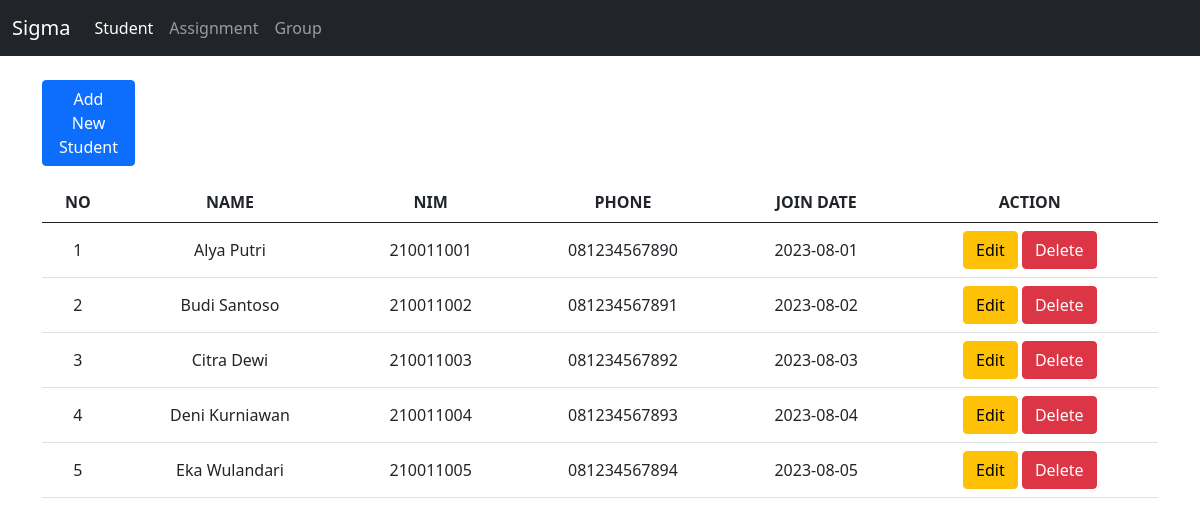
The page / on the database its author committed.
### tables this page shows
CREATE TABLE `students` (
  `ID` int(11) NOT NULL,
  `name` varchar(255) NOT NULL,
  `NIM` varchar(255) NOT NULL,
  `phone` varchar(255) NOT NULL,
  `join_date` date NOT NULL
);

### controllers/Student.controller.php (called while the page is built, shortened)
<?php
include_once "models/Student.class.php";
include_once "views/Student.view.php";
class StudentController {
    private $student;
    function __construct() { $this->student = new Student(Config::$servername, Config::$username, Config::$password, Config::$db_name); }
    public function index() {
        $this->student->connect();
        $this->student->read ();
        $data = array('student' => array());
        while ($row = $this->student->fetch()) array_push($data['student'], $row);
        $view = new StudentView ();
        $view->render ($data);
    }
}

### views/Student.view.php (the view, shortened to what this page needs)
<?php
class StudentView {
    public function render ($data) {
        $num = 1;
        $header = "
          <th class='text-center align-center'>NO</th>
          <th class='text-center align-center'>NAME</th>
          <th class='text-center align-center'>NIM</th>
          <th class='text-center align-center'>PHONE</th>
          <th class='text-center align-center'>JOIN DATE</th>
        ";
        $dataStudent = null;
        foreach ($data['student'] as $val) {
            list($id, $name, $nim, $phone, $join_date) = $val;
            $dataStudent .= "
              <tr class='text-center align-middle'>
                <td>" . $num++ . "</td>
                <td>" . $name . "</td>
                <td>" . $nim . "</td>
                <td>" . $phone . "</td>
                <td>" . $join_date . "</td>
                <td>
                  <a href='?form=$id' class='btn btn-warning'>Edit</a>
                  <a href='?delete_id=$id' class='btn btn-danger'>Delete</a>
                </td>
              </tr>
            ";
        }
    }
}

### rows shown on the page
students: name "Alya Putri", NIM "210011001", phone "081234567890", join_date "2023-08-01"
students: name "Budi Santoso", NIM "210011002", phone "081234567891", join_date "2023-08-02"
students: name "Citra Dewi", NIM "210011003", phone "081234567892", join_date "2023-08-03"
students: name "Deni Kurniawan", NIM "210011004", phone "081234567893", join_date "2023-08-04"
students: name "Eka Wulandari", NIM "210011005", phone "081234567894", join_date "2023-08-05"

### other values the page prints
$this->content "Sigma Student Assignment Group Add New Student ACTION"
